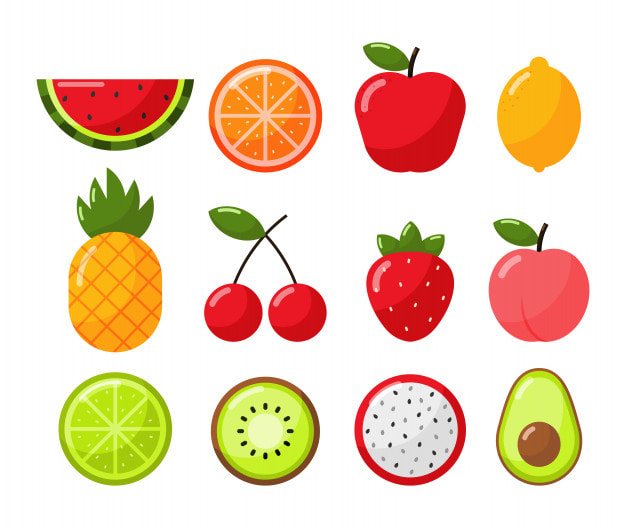
#> input picture meyve_saydir/meyve.jpeg, 626 x 528 px
$ python meyve_saydirma.py   (older library calls are emulated)
#> lines starting #> are read from the running program, lines starting #| are printed output that depends on the picture; after the words box and inside, x2 and y2 are one past the last pixel; in counts of white or black regions, pixels touching at a corner belong together
import cv2
import numpy as np

image = cv2.imread("meyve.jpeg")
#> image is the input picture: shape (528, 626, 3); mean B, G, R 189.1, 213.6, 238.8
gray = cv2.cvtColor(image, cv2.COLOR_BGR2GRAY)
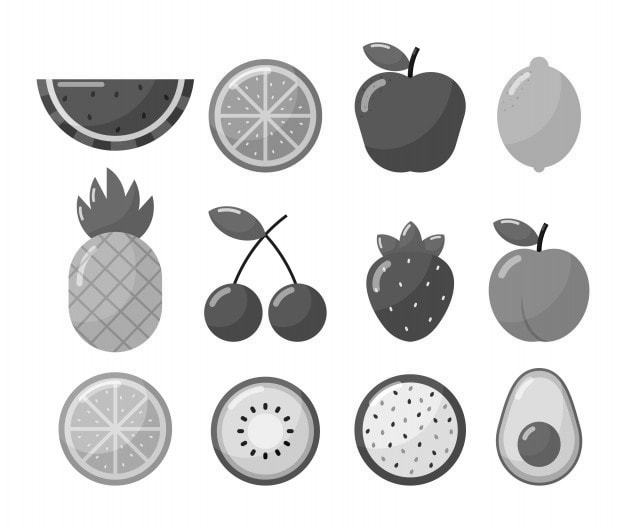
#> gray: shape (528, 626); min 0, max 255, mean 218.4
blur = cv2.GaussianBlur(gray, (5,5),0)

# sobel yontemi ile kenar algilama
sobelX = cv2.Sobel(blur, cv2.CV_64F, 1, 0)
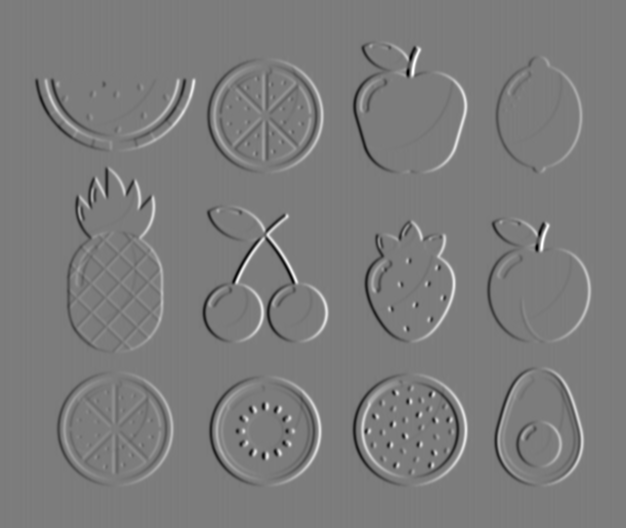
#> sobelX: shape (528, 626) float64; min -557, max 585, mean 0; drawn with min black and max white
sobelY = cv2.Sobel(blur, cv2.CV_64F, 0, 1)
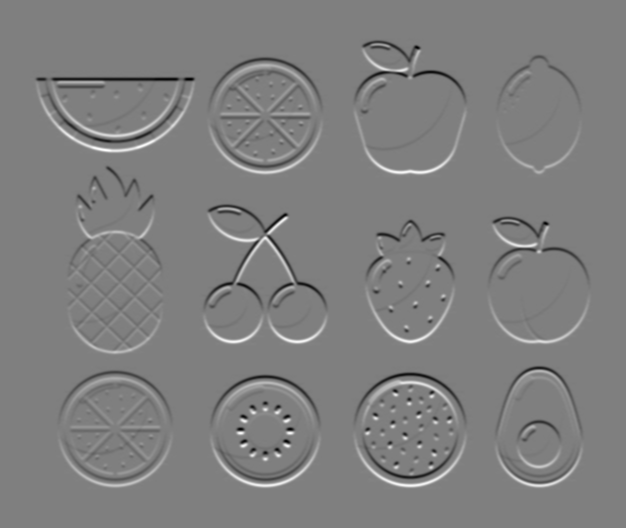
#> sobelY: shape (528, 626) float64; min -488, max 489, mean 0; drawn with min black and max white

sobel_combine = cv2.magnitude(sobelX, sobelY)
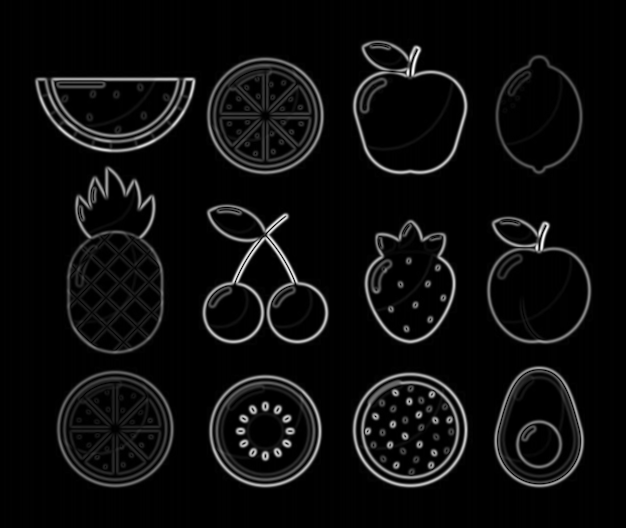
#> sobel_combine: shape (528, 626) float64; min 0, max 596.2, mean 30.6; drawn with min black and max white
sobel_combine = np.uint8(sobel_combine)
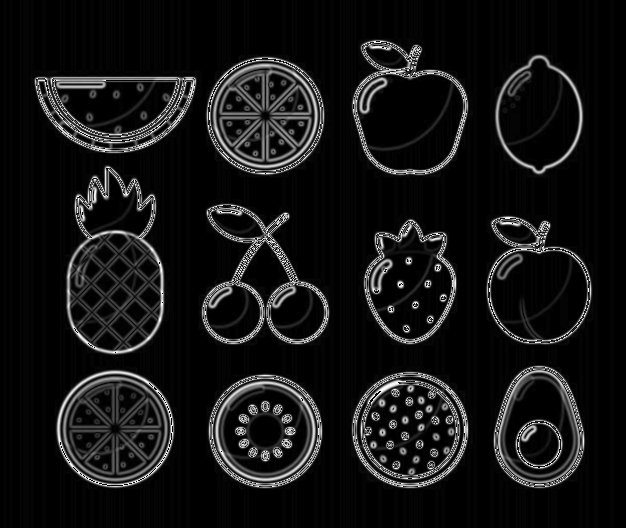
#> sobel_combine: shape (528, 626); min 0, max 255, mean 20.8

#görüntüyü binary(siyah-beyaz) hale getir
_, binary_img = cv2.threshold(sobel_combine, 50, 255, cv2.THRESH_BINARY)
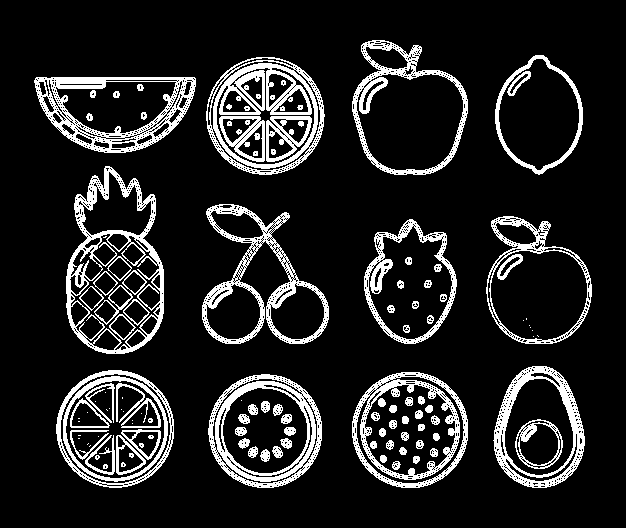
#> binary_img: shape (528, 626); 13.7% white; 130 white regions (33 under 20 px)
#kontur bulma
contours, _ = cv2.findContours(binary_img.copy(), cv2.RETR_EXTERNAL, cv2.CHAIN_APPROX_SIMPLE)
#> contours = 12 contours; largest, box (x1, y1, x2, y2) and area: (66, 166, 164, 354) 13756, (352, 40, 468, 175) 11294, (206, 57, 325, 175) 10832, (56, 370, 174, 488) 10760, (352, 372, 468, 488) 10523

#kontur cizimi
for i, contour in enumerate(contours):
    cv2.drawContours(image, [contour], -1, (0,255,0), 2)
    contour_center = cv2.moments(contour)
    if contour_center["m00"] != 0:
        cX = int(contour_center["m10"] / contour_center["m00"])
        cY = int(contour_center["m01"] / contour_center["m00"])
    else:
        cX, cY = 0, 0

    cv2.putText(image, str(i+1), (cX-10, cY), cv2.FONT_HERSHEY_SIMPLEX, 0.5, (0,0,0), 2)
#> this loop made 12 passes
#> (cX, cY) on passes 1 to 12: (264, 430), (409, 429), (114, 428), (538, 428), (409, 283), (536, 285), (259, 288), (114, 268), (114, 108), (264, 115), (538, 115), (407, 111)
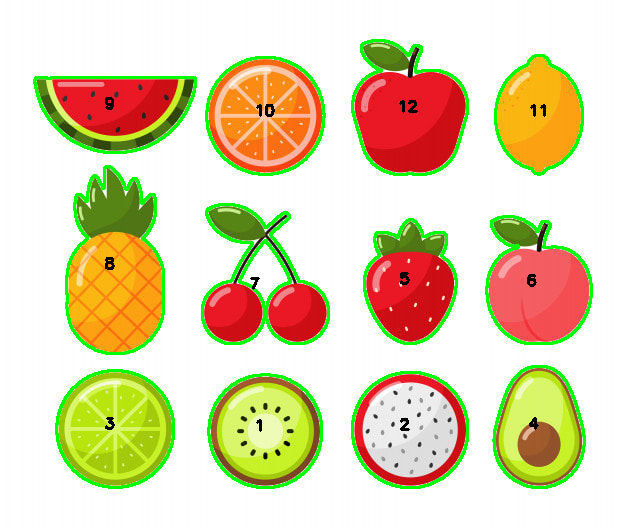
#> image: shape (528, 626, 3); 5.6% of pixels changed, all inside (x1, y1, x2, y2) = (33, 39, 593, 489)

cv2.imshow("resim ciktisi", image)
cv2.waitKey(0)
cv2.destroyAllWindows()
